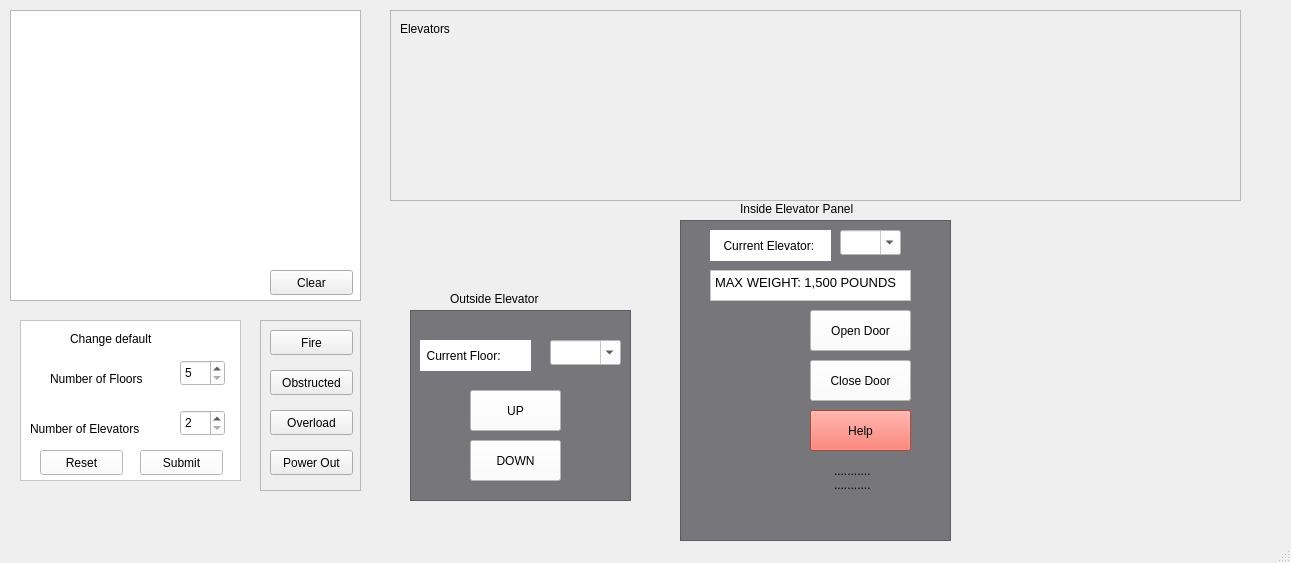
<?xml version="1.0" encoding="UTF-8"?>
<ui version="4.0">
 <class>MainWindow</class>
 <widget class="QMainWindow" name="MainWindow">
  <property name="geometry">
   <rect>
    <x>0</x>
    <y>0</y>
    <width>1291</width>
    <height>563</height>
   </rect>
  </property>
  <property name="windowTitle">
   <string>MainWindow</string>
  </property>
  <widget class="QWidget" name="centralwidget">
   <widget class="QTextBrowser" name="browser">
    <property name="geometry">
     <rect>
      <x>10</x>
      <y>10</y>
      <width>351</width>
      <height>291</height>
     </rect>
    </property>
   </widget>
   <widget class="QFrame" name="insideElevator">
    <property name="geometry">
     <rect>
      <x>680</x>
      <y>220</y>
      <width>271</width>
      <height>321</height>
     </rect>
    </property>
    <property name="styleSheet">
     <string notr="true">background-color:rgb(119, 118, 123);</string>
    </property>
    <property name="frameShape">
     <enum>QFrame::StyledPanel</enum>
    </property>
    <property name="frameShadow">
     <enum>QFrame::Raised</enum>
    </property>
    <widget class="QPushButton" name="openDoor">
     <property name="geometry">
      <rect>
       <x>130</x>
       <y>90</y>
       <width>101</width>
       <height>41</height>
      </rect>
     </property>
     <property name="styleSheet">
      <string notr="true">background-color:rgb(255, 255, 255)</string>
     </property>
     <property name="text">
      <string>Open Door</string>
     </property>
    </widget>
    <widget class="QPushButton" name="closeDoor">
     <property name="geometry">
      <rect>
       <x>130</x>
       <y>140</y>
       <width>101</width>
       <height>41</height>
      </rect>
     </property>
     <property name="styleSheet">
      <string notr="true">background-color:rgb(255, 255, 255)</string>
     </property>
     <property name="text">
      <string>Close Door</string>
     </property>
    </widget>
    <widget class="QPushButton" name="helpButton">
     <property name="geometry">
      <rect>
       <x>130</x>
       <y>190</y>
       <width>101</width>
       <height>41</height>
      </rect>
     </property>
     <property name="styleSheet">
      <string notr="true">background-color: rgb(246, 97, 81);</string>
     </property>
     <property name="text">
      <string>Help</string>
     </property>
    </widget>
    <widget class="QWidget" name="gridLayoutWidget">
     <property name="geometry">
      <rect>
       <x>30</x>
       <y>90</y>
       <width>91</width>
       <height>201</height>
      </rect>
     </property>
     <layout class="QGridLayout" name="floorNumbers"/>
    </widget>
    <widget class="QPlainTextEdit" name="plainTextEdit">
     <property name="geometry">
      <rect>
       <x>150</x>
       <y>240</y>
       <width>81</width>
       <height>51</height>
      </rect>
     </property>
     <property name="styleSheet">
      <string notr="true">border:none;
background-color:rgb(119, 118, 123);
line-height: 500px;</string>
     </property>
     <property name="lineWrapMode">
      <enum>QPlainTextEdit::WidgetWidth</enum>
     </property>
     <property name="readOnly">
      <bool>true</bool>
     </property>
     <property name="plainText">
      <string>...........
...........</string>
     </property>
     <property name="textInteractionFlags">
      <set>Qt::NoTextInteraction</set>
     </property>
     <property name="backgroundVisible">
      <bool>false</bool>
     </property>
    </widget>
    <widget class="QTextEdit" name="max_weight">
     <property name="geometry">
      <rect>
       <x>30</x>
       <y>50</y>
       <width>201</width>
       <height>31</height>
      </rect>
     </property>
     <property name="styleSheet">
      <string notr="true">background-color:rgb(255, 255, 255)</string>
     </property>
     <property name="html">
      <string>&lt;!DOCTYPE HTML PUBLIC &quot;-//W3C//DTD HTML 4.0//EN&quot; &quot;http://www.w3.org/TR/REC-html40/strict.dtd&quot;&gt;
&lt;html&gt;&lt;head&gt;&lt;meta name=&quot;qrichtext&quot; content=&quot;1&quot; /&gt;&lt;style type=&quot;text/css&quot;&gt;
p, li { white-space: pre-wrap; }
&lt;/style&gt;&lt;/head&gt;&lt;body style=&quot; font-family:'Sans'; font-size:10pt; font-weight:400; font-style:normal;&quot;&gt;
&lt;p style=&quot; margin-top:0px; margin-bottom:0px; margin-left:0px; margin-right:0px; -qt-block-indent:0; text-indent:0px;&quot;&gt;MAX WEIGHT: 1,500 POUNDS&lt;/p&gt;&lt;/body&gt;&lt;/html&gt;</string>
     </property>
     <property name="tabStopWidth">
      <number>75</number>
     </property>
    </widget>
    <widget class="QLabel" name="label_8">
     <property name="geometry">
      <rect>
       <x>30</x>
       <y>10</y>
       <width>121</width>
       <height>31</height>
      </rect>
     </property>
     <property name="styleSheet">
      <string notr="true">background-color:rgb(255, 255, 255);</string>
     </property>
     <property name="text">
      <string>Current Elevator: </string>
     </property>
     <property name="alignment">
      <set>Qt::AlignCenter</set>
     </property>
    </widget>
    <widget class="QComboBox" name="currElevator">
     <property name="geometry">
      <rect>
       <x>160</x>
       <y>10</y>
       <width>61</width>
       <height>25</height>
      </rect>
     </property>
     <property name="styleSheet">
      <string notr="true">
background-color: rgb(255, 255, 255);</string>
     </property>
     <property name="editable">
      <bool>true</bool>
     </property>
    </widget>
   </widget>
   <widget class="QLabel" name="label_5">
    <property name="geometry">
     <rect>
      <x>740</x>
      <y>200</y>
      <width>141</width>
      <height>17</height>
     </rect>
    </property>
    <property name="text">
     <string>Inside Elevator Panel</string>
    </property>
   </widget>
   <widget class="QFrame" name="customizeSim">
    <property name="geometry">
     <rect>
      <x>20</x>
      <y>320</y>
      <width>221</width>
      <height>161</height>
     </rect>
    </property>
    <property name="styleSheet">
     <string notr="true">background-color:rgb(255, 255, 255)</string>
    </property>
    <property name="frameShape">
     <enum>QFrame::StyledPanel</enum>
    </property>
    <property name="frameShadow">
     <enum>QFrame::Raised</enum>
    </property>
    <widget class="QSpinBox" name="totalElevatorOnUI">
     <property name="geometry">
      <rect>
       <x>160</x>
       <y>90</y>
       <width>45</width>
       <height>26</height>
      </rect>
     </property>
     <property name="minimum">
      <number>2</number>
     </property>
     <property name="maximum">
      <number>5</number>
     </property>
    </widget>
    <widget class="QLabel" name="label_4">
     <property name="geometry">
      <rect>
       <x>10</x>
       <y>100</y>
       <width>141</width>
       <height>17</height>
      </rect>
     </property>
     <property name="text">
      <string>Number of Elevators</string>
     </property>
    </widget>
    <widget class="QLabel" name="label_3">
     <property name="geometry">
      <rect>
       <x>30</x>
       <y>50</y>
       <width>111</width>
       <height>17</height>
      </rect>
     </property>
     <property name="text">
      <string>Number of Floors</string>
     </property>
    </widget>
    <widget class="QLabel" name="label_2">
     <property name="geometry">
      <rect>
       <x>50</x>
       <y>10</y>
       <width>141</width>
       <height>17</height>
      </rect>
     </property>
     <property name="text">
      <string>Change default</string>
     </property>
    </widget>
    <widget class="QPushButton" name="submitButton">
     <property name="geometry">
      <rect>
       <x>120</x>
       <y>130</y>
       <width>83</width>
       <height>25</height>
      </rect>
     </property>
     <property name="text">
      <string>Submit</string>
     </property>
    </widget>
    <widget class="QPushButton" name="resetButton">
     <property name="geometry">
      <rect>
       <x>20</x>
       <y>130</y>
       <width>83</width>
       <height>25</height>
      </rect>
     </property>
     <property name="text">
      <string>Reset</string>
     </property>
    </widget>
    <widget class="QSpinBox" name="totalFloorsOnUI">
     <property name="geometry">
      <rect>
       <x>160</x>
       <y>40</y>
       <width>45</width>
       <height>26</height>
      </rect>
     </property>
     <property name="minimum">
      <number>5</number>
     </property>
     <property name="maximum">
      <number>9</number>
     </property>
    </widget>
   </widget>
   <widget class="QFrame" name="allElevators">
    <property name="geometry">
     <rect>
      <x>390</x>
      <y>10</y>
      <width>851</width>
      <height>191</height>
     </rect>
    </property>
    <property name="frameShape">
     <enum>QFrame::StyledPanel</enum>
    </property>
    <property name="frameShadow">
     <enum>QFrame::Raised</enum>
    </property>
    <widget class="QLabel" name="label_6">
     <property name="geometry">
      <rect>
       <x>10</x>
       <y>10</y>
       <width>101</width>
       <height>17</height>
      </rect>
     </property>
     <property name="text">
      <string>Elevators</string>
     </property>
    </widget>
    <widget class="QWidget" name="horizontalLayoutWidget">
     <property name="geometry">
      <rect>
       <x>20</x>
       <y>40</y>
       <width>821</width>
       <height>141</height>
      </rect>
     </property>
     <layout class="QHBoxLayout" name="allElevatorsLayout"/>
    </widget>
   </widget>
   <widget class="QFrame" name="outsideElevator">
    <property name="geometry">
     <rect>
      <x>410</x>
      <y>310</y>
      <width>221</width>
      <height>191</height>
     </rect>
    </property>
    <property name="styleSheet">
     <string notr="true">background-color:rgb(119, 118, 123);</string>
    </property>
    <property name="frameShape">
     <enum>QFrame::StyledPanel</enum>
    </property>
    <property name="frameShadow">
     <enum>QFrame::Raised</enum>
    </property>
    <widget class="QPushButton" name="downButton">
     <property name="geometry">
      <rect>
       <x>60</x>
       <y>130</y>
       <width>91</width>
       <height>41</height>
      </rect>
     </property>
     <property name="styleSheet">
      <string notr="true">background-color:rgb(255, 255, 255);</string>
     </property>
     <property name="text">
      <string>DOWN</string>
     </property>
    </widget>
    <widget class="QComboBox" name="currFloor">
     <property name="geometry">
      <rect>
       <x>140</x>
       <y>30</y>
       <width>71</width>
       <height>25</height>
      </rect>
     </property>
     <property name="styleSheet">
      <string notr="true">background-color:rgb(255, 255, 255);</string>
     </property>
     <property name="editable">
      <bool>true</bool>
     </property>
    </widget>
    <widget class="QPushButton" name="upButton">
     <property name="geometry">
      <rect>
       <x>60</x>
       <y>80</y>
       <width>91</width>
       <height>41</height>
      </rect>
     </property>
     <property name="styleSheet">
      <string notr="true">background-color:rgb(255, 255, 255);</string>
     </property>
     <property name="text">
      <string>UP</string>
     </property>
    </widget>
    <widget class="QLabel" name="label">
     <property name="geometry">
      <rect>
       <x>10</x>
       <y>30</y>
       <width>111</width>
       <height>31</height>
      </rect>
     </property>
     <property name="styleSheet">
      <string notr="true">background-color:rgb(255, 255, 255);</string>
     </property>
     <property name="text">
      <string>  Current Floor:</string>
     </property>
    </widget>
   </widget>
   <widget class="QLabel" name="label_7">
    <property name="geometry">
     <rect>
      <x>450</x>
      <y>290</y>
      <width>131</width>
      <height>17</height>
     </rect>
    </property>
    <property name="text">
     <string>Outside Elevator</string>
    </property>
   </widget>
   <widget class="QFrame" name="safetyButtons">
    <property name="geometry">
     <rect>
      <x>260</x>
      <y>320</y>
      <width>101</width>
      <height>171</height>
     </rect>
    </property>
    <property name="frameShape">
     <enum>QFrame::StyledPanel</enum>
    </property>
    <property name="frameShadow">
     <enum>QFrame::Raised</enum>
    </property>
    <widget class="QPushButton" name="overloadButton">
     <property name="geometry">
      <rect>
       <x>10</x>
       <y>90</y>
       <width>83</width>
       <height>25</height>
      </rect>
     </property>
     <property name="text">
      <string>Overload</string>
     </property>
    </widget>
    <widget class="QPushButton" name="fireButton">
     <property name="geometry">
      <rect>
       <x>10</x>
       <y>10</y>
       <width>83</width>
       <height>25</height>
      </rect>
     </property>
     <property name="text">
      <string>Fire</string>
     </property>
    </widget>
    <widget class="QPushButton" name="obstructedButton">
     <property name="geometry">
      <rect>
       <x>10</x>
       <y>50</y>
       <width>83</width>
       <height>25</height>
      </rect>
     </property>
     <property name="text">
      <string>Obstructed</string>
     </property>
    </widget>
    <widget class="QPushButton" name="powerOutButton">
     <property name="geometry">
      <rect>
       <x>10</x>
       <y>130</y>
       <width>83</width>
       <height>25</height>
      </rect>
     </property>
     <property name="text">
      <string>Power Out</string>
     </property>
    </widget>
   </widget>
   <widget class="QPushButton" name="clearBrowser">
    <property name="geometry">
     <rect>
      <x>270</x>
      <y>270</y>
      <width>83</width>
      <height>25</height>
     </rect>
    </property>
    <property name="text">
     <string>Clear</string>
    </property>
   </widget>
  </widget>
  <widget class="QMenuBar" name="menubar">
   <property name="geometry">
    <rect>
     <x>0</x>
     <y>0</y>
     <width>1291</width>
     <height>22</height>
    </rect>
   </property>
  </widget>
  <widget class="QStatusBar" name="statusbar"/>
 </widget>
 <resources/>
 <connections/>
</ui>
